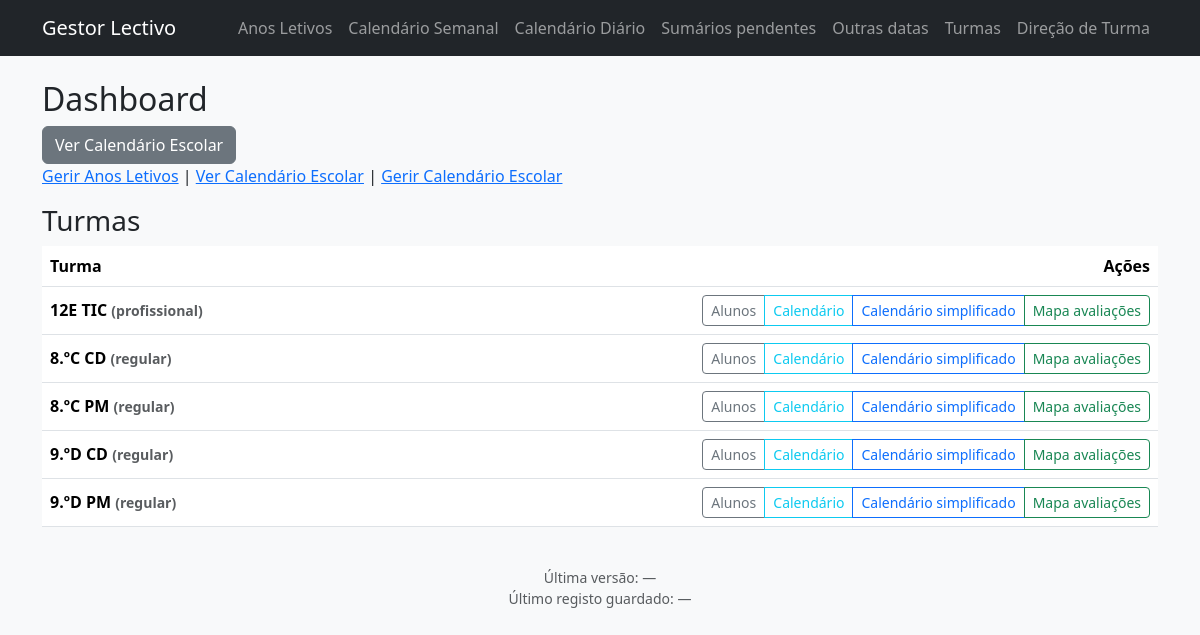
Before: / with the older database file.
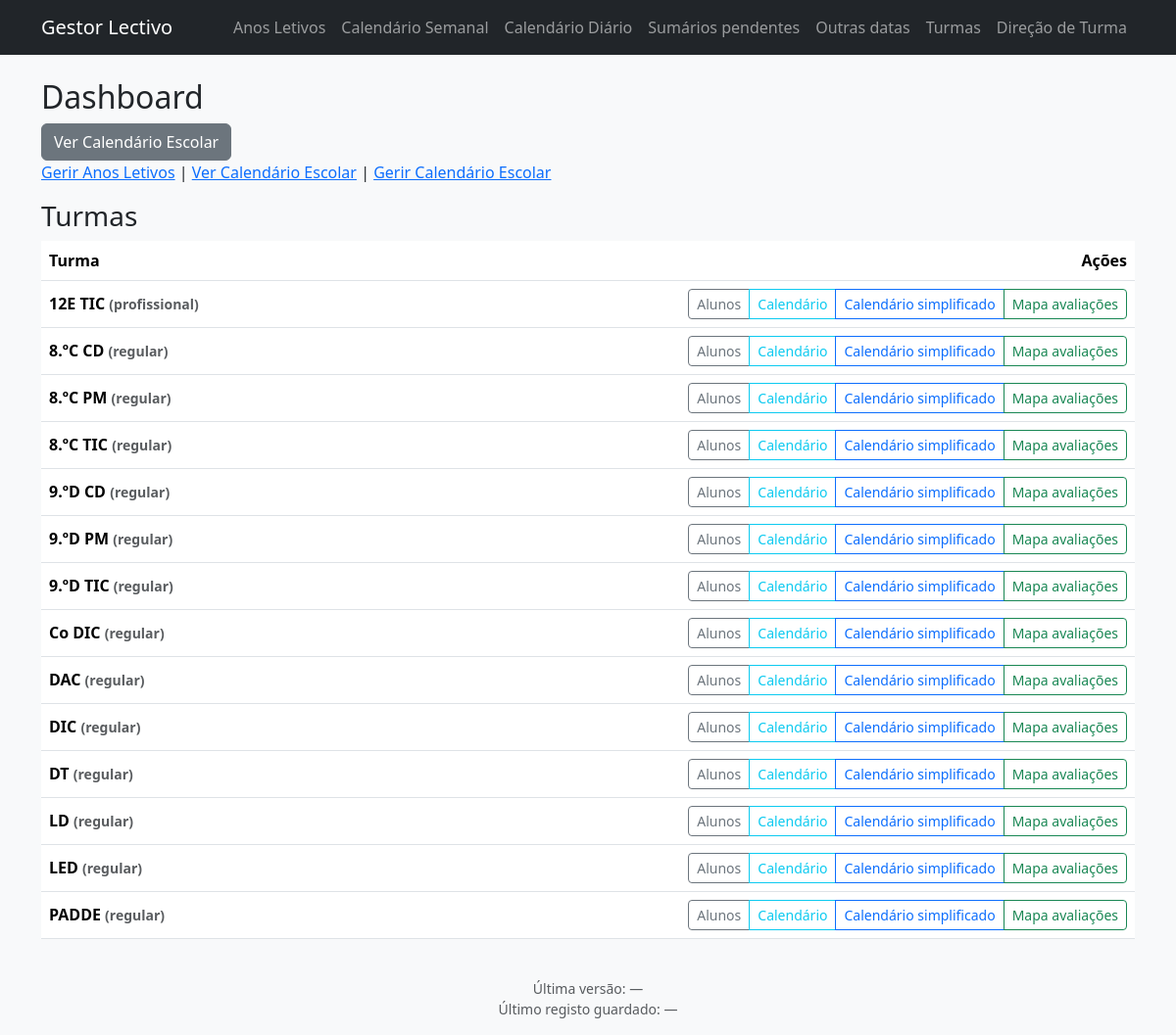
After: the same page with the newer database file.
### models.py (models this page shows)
class Turma(db.Model):
    __tablename__ = "turmas"
    id = db.Column(db.Integer, primary_key=True)
    nome = db.Column(db.String(50), nullable=False)
    tipo = db.Column(db.String(20), nullable=False, default="regular")
    periodo_tipo = db.Column(db.String(20), nullable=False, default="anual")
    ano_letivo_id = db.Column(db.Integer, db.ForeignKey("anos_letivos.id"))
    ano_letivo = db.relationship("AnoLetivo", backref="turmas")
    livros_turmas = db.relationship(
        "LivroTurma",
        back_populates="turma",
        cascade="all, delete-orphan",
    )
    livros = db.relationship(
        "Livro",
        secondary=lambda: LivroTurma.__table__,
        back_populates="turmas",
    )
    carga_segunda = db.Column(db.Float, nullable=True)
    carga_terca = db.Column(db.Float, nullable=True)
    carga_quarta = db.Column(db.Float, nullable=True)
    carga_quinta = db.Column(db.Float, nullable=True)
    carga_sexta = db.Column(db.Float, nullable=True)
    tempo_segunda = db.Column(db.Integer, nullable=True)
    tempo_terca = db.Column(db.Integer, nullable=True)
    tempo_quarta = db.Column(db.Integer, nullable=True)
    tempo_quinta = db.Column(db.Integer, nullable=True)
    tempo_sexta = db.Column(db.Integer, nullable=True)
    letiva = db.Column(db.Boolean, nullable=False, default=True, server_default="1")
    turmas_disciplinas = db.relationship(
        "TurmaDisciplina",
        back_populates="turma",
        cascade="all, delete-orphan",
    )
    disciplinas = db.relationship(
        "Disciplina",
        secondary=lambda: TurmaDisciplina.__table__,
        back_populates="turmas",
    )
    alunos = db.relationship(
        "Aluno",
        back_populates="turma",
        cascade="all, delete-orphan",
    )

### app.py (the view)
    @app.route("/")
    def dashboard():
        turmas = turmas_abertas_ativas()
        ano_atual = get_ano_letivo_atual()
        return render_template(
            "dashboard.html",
            turmas=turmas,
            ano_atual=ano_atual,
        )

### app.py (called while the page is built, shortened)
def _formatar_data_hora(valor):
    if not valor:
        return None

### templates/dashboard.html
{% extends "base.html" %}
{% block content %}
<h2>Dashboard</h2>
<a class="btn btn-secondary" href="/calendario-escolar">
    Ver Calendário Escolar
</a>
<p>
  <a href="{{ url_for('anos_letivos_list') }}">Gerir Anos Letivos</a> |
  <a href="{{ url_for('calendario_escolar') }}">Ver Calendário Escolar</a> |
  <a href="{{ url_for('calendario_escolar_gestao') }}">Gerir Calendário Escolar</a>
</p>
<h3>Turmas</h3>
{% if turmas %}
  <div class="table-responsive">
    <table class="table align-middle">
      <thead>
        <tr>
          <th>Turma</th>
          <th class="text-end">Ações</th>
        </tr>
      </thead>
      <tbody>
        {% for turma in turmas %}
          <tr>
            <td class="fw-semibold">{{ turma.nome }} <small class="text-muted">({{ turma.tipo }})</small></td>
            <td class="text-end">
              <div class="btn-group" role="group">
                <a class="btn btn-sm btn-outline-secondary" href="{{ url_for('turma_alunos', turma_id=turma.id) }}">Alunos</a>
                <a class="btn btn-sm btn-outline-info" href="{{ url_for('turma_calendario', turma_id=turma.id) }}">Calendário</a>
                <a class="btn btn-sm btn-outline-primary" href="{{ url_for('turma_calendario_simplificado', turma_id=turma.id) }}">Calendário simplificado</a>
                <a class="btn btn-sm btn-outline-success" href="{{ url_for('turma_mapa_avaliacao_diaria', turma_id=turma.id) }}">Mapa avaliações</a>
              </div>
            </td>
          </tr>
        {% endfor %}
      </tbody>
    </table>
  </div>
{% else %}
  <div class="alert alert-secondary">Nenhuma turma registada.</div>
{% endif %}
{% endblock %}

### templates/base.html (shortened to what this page needs)
<!DOCTYPE html>
<html lang="pt">
<head>
    <link rel="stylesheet"
          href="https://cdn.jsdelivr.net/npm/bootstrap@5.3.2/dist/css/bootstrap.min.css">
</head>
<body class="bg-light">
<nav class="navbar navbar-dark bg-dark navbar-expand-lg mb-4">
    <div class="container">
        <a class="navbar-brand" href="/">Gestor Lectivo</a>
        <ul class="navbar-nav ms-auto">
            <li class="nav-item"><a class="nav-link" href="/anos-letivos">Anos Letivos</a></li>
            <li class="nav-item"><a class="nav-link" href="/calendario/semana">Calendário Semanal</a></li>
            <li class="nav-item"><a class="nav-link" href="/calendario/dia">Calendário Diário</a></li>
            <li class="nav-item"><a class="nav-link" href="/calendario/sumarios-pendentes">Sumários pendentes</a></li>
            <li class="nav-item"><a class="nav-link" href="/calendario/outras-datas">Outras datas</a></li>
            <li class="nav-item"><a class="nav-link" href="/turmas">Turmas</a></li>
            <li class="nav-item"><a class="nav-link" href="/direcao-turma">Direção de Turma</a></li>
        </ul>
    </div>
</nav>
<div class="container">
    {% block content %}{% endblock %}
</div>
<footer class="container text-center text-muted small mt-4 mb-3">
    <div>Última versão: {{ app_version_timestamp or '—' }}</div>
    <div>Último registo guardado: <span id="js-last-save">{{ last_save_timestamp or '—' }}</span></div>
</footer>
</body>
</html>

Changed rows visible on the page:
added Turma: nome "8.ºC TIC", tipo "regular"
added Turma: nome "9.ºD TIC", tipo "regular"
added Turma: nome "Co DIC", tipo "regular"
added Turma: nome "DAC", tipo "regular"
added Turma: nome "DIC", tipo "regular"
added Turma: nome "DT", tipo "regular"
added Turma: nome "LD", tipo "regular"
added Turma: nome "LED", tipo "regular"
added Turma: nome "PADDE", tipo "regular"
